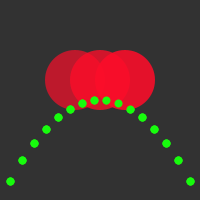
Frame 1 (no input)
Frame 60 (the mouse pressed at the canvas centre just before this capture): identical to frame 1, image omitted
Frame 120 (the mouse held since frame 60 and released just before this capture): identical to frame 1, image omitted

The Processing sketch that drew this single still picture (run headless with seeded random() and noise(); from frame 60 on, the mouse is pressed at the canvas centre):

// Processing sketch: processing_97822
// ── processing_97822.pde

int x=-100;
int y=5;
void setup () {
  size (200, 200);
}
 
void draw () {
  background (50);
  for (int y= 75; y< 145; y= y+25) {
    noStroke ();
    fill (#FC0D29, y+100);
    ellipse (y, 80, 60, 60);
 
 
    int spacing=12;
    for (int x=-90; x<180; x=x+spacing) {
      stroke (#17FC0D);
      strokeWeight (8);
      point (x+100, x*x/100+100);
    }
  }
}
